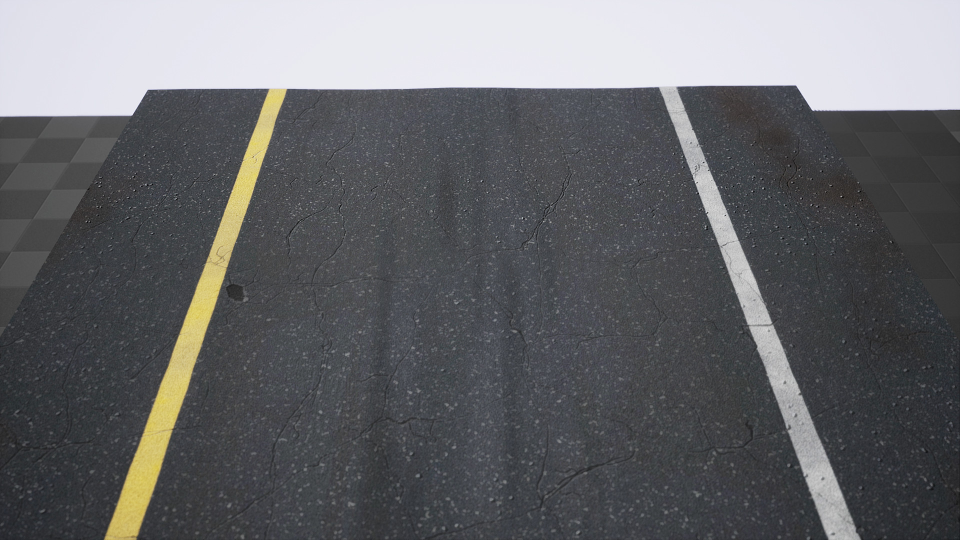
#> input picture Semi-Auto-Cap/OpenCyberCsIImplementation/SampleImage.jpg, 1920 x 1080 px (shown at 1/2 size)
$ python CSI_Example.py
#> lines starting #> are read from the running program, lines starting #| are printed output that depends on the picture; after the words box and inside, x2 and y2 are one past the last pixel; in counts of white or black regions, pixels touching at a corner belong together
"""
Using the NanoCamera with CSI Camera
@author: Ayo Ayibiowu

"""
# from tkinter import Image
import cv2
import numpy as np
from PIL import Image
import io
import nanocamera as nano

def display_lines(frame, lines, line_color=(0, 255, 255), line_width=20):
    line_image = np.zeros_like(frame)
    if lines is not None:
        for line in lines:
            for x1, y1, x2, y2 in line:
                cv2.line(line_image, (x1, y1), (x2, y2), line_color, line_width)
    line_image = cv2.addWeighted(frame, 0.8, line_image, 1, 1)
    return line_image

# Isolate region of interest (Remove unwanted environmental objects/edges.)
def find_region_of_interest(canny_edges):
    height,width = canny_edges.shape
    mask = np.zeros_like(canny_edges)

    # Focusing on certain portion of image (this example is lower half).
    polygon = np.array([[
        (0, height * 1/2),
        (width, height * 1/2),
        (width, height),
        (0, height),
    ]], np.int32)

    cv2.fillPoly(mask, polygon, 255)
    cropped_edges = cv2.bitwise_and(canny_edges, mask)
    return (cropped_edges)

# Function that performs hough transform to find lines.
# Will need to tune later.
def get_line_segements(filter_region_image):


    rho = 1; # Distance precision in pixels
    angle = np.pi / 180 # Angular precision in radians
    min_thresh = 10 # min num of votes.
    line_segments = cv2.HoughLinesP(filter_region_image, rho, angle,
            min_thresh, np.array([]), minLineLength=10, maxLineGap=15)

    return line_segments

def make_points(frame, line):
    height,width,_ = frame.shape
    slope, intercept = line
    y1 = height  # bottom of the frame
    y2 = int(y1 * 1 / 2)  # make points from middle of the frame down

    # bound the coordinates within the frame
    x1 = max(-width, min(2 * width, int((y1 - intercept) / slope)))
    x2 = max(-width, min(2 * width, int((y2 - intercept) / slope)))
    return [[x1, y1, x2, y2]]

def combine_line_segments(frame, line_segments):

    lane_lines_detected = []
    if line_segments is None:
        return lane_lines_detected

    height,width, _ = frame.shape # Review this (wtf is the underscore).
    left_fit = []
    right_fit = []

    boundary = 1/3
    left_region_boundary = width * (1 - boundary) # The left lane segment should be on the left third of the frame.
    right_region_boundary = width * boundary # The right lane segment should be on the right third of the frame.

    for line_segment in line_segments:
        for x1, y1, x2, y2 in line_segment:
            if x1 == x2: # Skips line segments found that are vertical.
                continue
            fit = np.polyfit((x1, x2), (y1, y2), 1)
            slope = fit[0]
            intercept = fit[1]
            if slope < 0:
                if x1 < left_region_boundary and x2 < left_region_boundary:
                    left_fit.append((slope, intercept))
            else:
                if x1 > right_region_boundary and x2 > right_region_boundary:
                    right_fit.append((slope, intercept))

    left_fit_average = np.average(left_fit, axis=0)
    if len(left_fit) > 0:
        lane_lines_detected.append(make_points(frame, left_fit_average))

    right_fit_average = np.average(right_fit, axis=0)
    if len(right_fit) > 0:
        lane_lines_detected.append(make_points(frame, right_fit_average))

    # logging.debug('lane lines: %s' % lane_lines)  # [[[316, 720, 484, 432]], [[1009, 720, 718, 432]]]
    return lane_lines_detected

# Main Loop

if __name__ == '__main__':
    # [11 lines of commented-out code are left out]
    img = Image.open("SampleImage.jpg")
#> img is the input picture: PIL image 1920x1080 RGB; mean R, G, B 101.5, 102.4, 105.1
    # img = Image.open("IMG-5863 (1).jpg")
    # img = Image.open("Test_Lane_img2.jpg")

    img.load()
    frame = np.asarray(img, dtype=np.uint8)

    # Apply Gaussian Blur
    kernel_size = (3, 3)
    gauss_image = cv2.GaussianBlur(frame, kernel_size, 0)

    # Defining color range to remove unwanted colors from images.
    """ Note in the future the ranges should be optimized based on the colors of the roads we are driving on.
        It may be worthwhile/possible to incorporate a calibration sequence in which the color ranges are calculated based on
        the first camera frame received from the camera. It also could be useful to perform this calibration sequence every
        x number of frames received from the camera to account for frequent changes in road color.

    """
    lower_black = np.array([0, 0, 0])
    # upper_black = np.array([227, 100, 70])
    upper_black = np.array([227, 130, 90])

    # Rectangular kernel.
    rectKernel = cv2.getStructuringElement(cv2.MORPH_RECT,(7,7))

    # Tansform gauss image to HSV color.
    hsv_image = cv2.cvtColor(gauss_image, cv2.COLOR_BGR2HSV)
#> hsv_image: shape (1080, 1920, 3); mean H, S, V 18.5, 19.7, 107.4

    # Apply color range to HSV converted image.
    filtered_image = cv2.inRange(hsv_image, lower_black, upper_black)
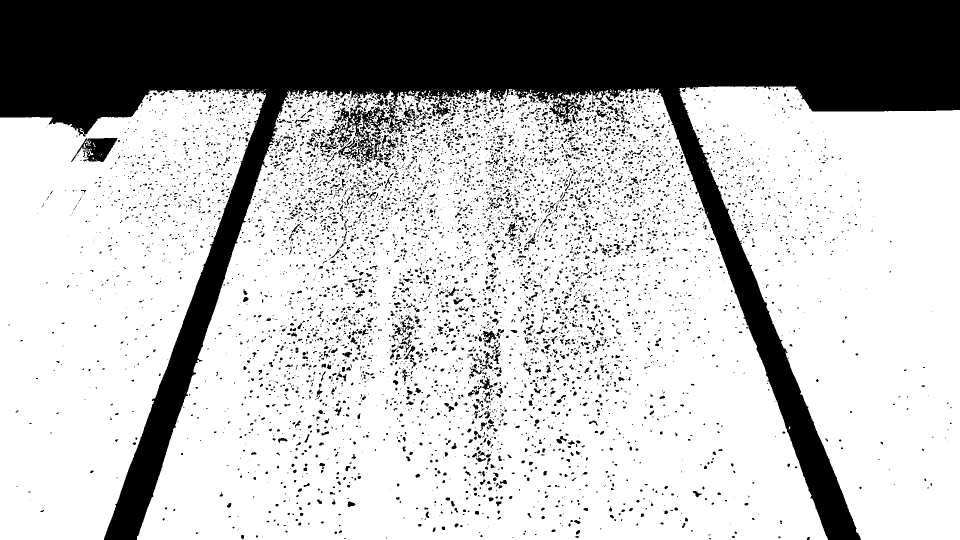
#> filtered_image: shape (1080, 1920) (shown at 1/2 size); 72.6% white; 7149 black regions (6044 under 20 px), largest, box (x1, y1, x2, y2) and area: (0, 0, 1920, 1080) 484798, (142, 276, 235, 324) 2298, (805, 214, 839, 258) 345
    # cv2.imshow(filtered_image, frame)

    # Adds pixels to boundaries of image

    dilated_image = cv2.dilate(filtered_image, rectKernel, iterations=1) # Look at kernel parameter.
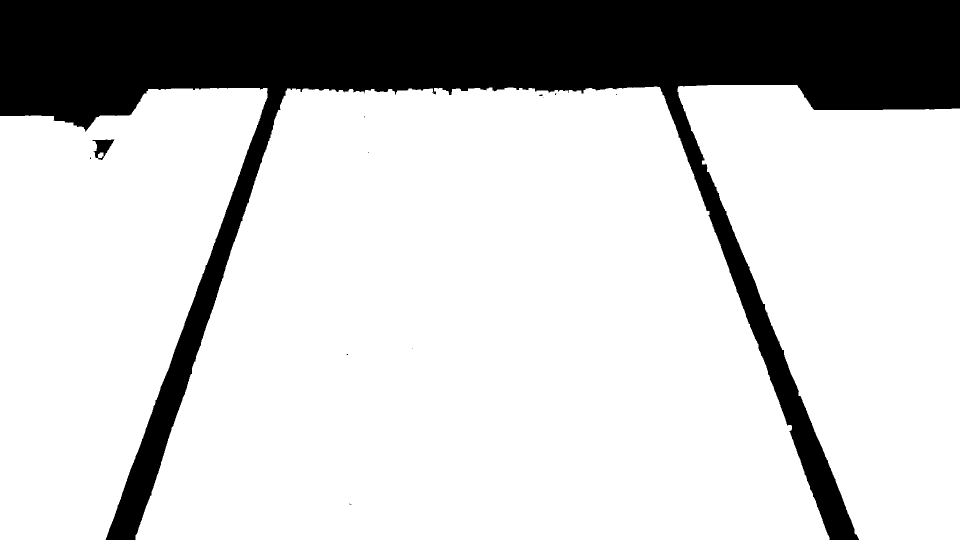
#> dilated_image: shape (1080, 1920) (shown at 1/2 size); 78.3% white; 12 black regions (10 under 20 px), largest, box (x1, y1, x2, y2) and area: (0, 0, 1920, 1080) 448692, (185, 279, 229, 320) 892
    # cv2.imshow(dilated_image, frame)

    # Canny edge detection
    low_thresh = 200
    high_thresh = 400
    canny_edges = cv2.Canny(dilated_image, low_thresh, high_thresh)
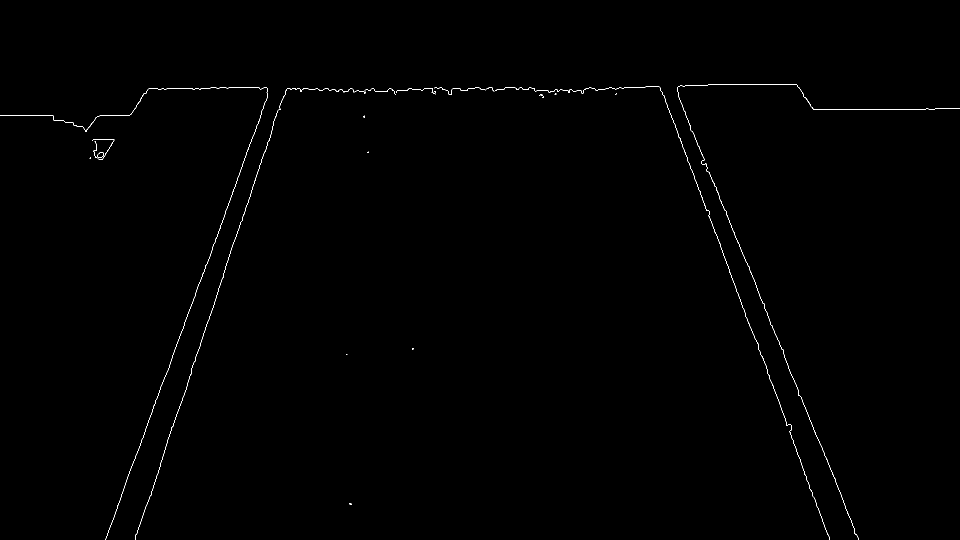
#> canny_edges: shape (1080, 1920) (shown at 1/2 size); 0.3% white in thin lines or dots, all inside (x1, y1, x2, y2) = (0, 169, 1920, 1080)
    # cv2.imshow(canny_edges, frame)

    # Calling function with canny_edges image we found earlier.
    filter_region_image = find_region_of_interest(canny_edges)
#> in find_region_of_interest, `cv2.fillPoly(mask, polygon, 255)`:
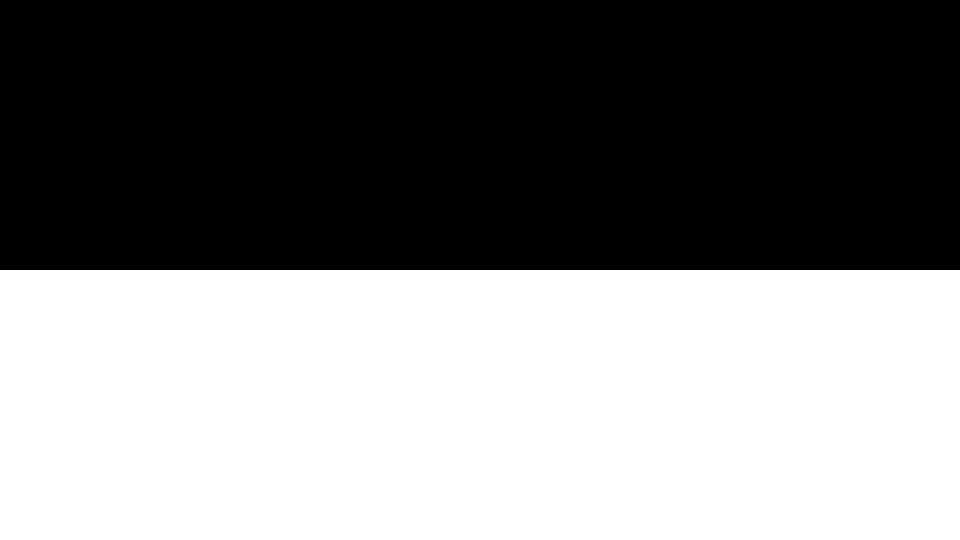
#> mask: shape (1080, 1920) (shown at 1/2 size); 50% white; 1 white region, box (x1, y1, x2, y2) and area: (0, 540, 1920, 1080) 1036800
#> in find_region_of_interest, `cropped_edges = cv2.bitwise_and(canny_edges, mask)`:
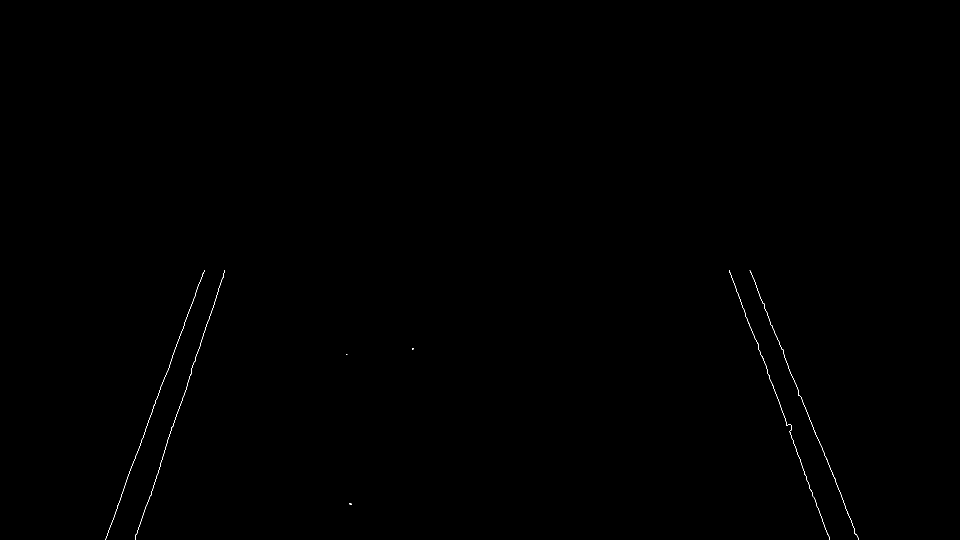
#> cropped_edges: shape (1080, 1920) (shown at 1/2 size); 0.11% white in thin lines or dots, all inside (x1, y1, x2, y2) = (211, 540, 1718, 1080)
    # cv2.imshow(filter_region_image, frame)

    line_segments = get_line_segements(filter_region_image)
#> in get_line_segements, `line_segments = cv2.HoughLinesP(filter_region_image, rho, angle, min_t..`: line_segments = 43 rows, first 6: [327, 761, 405, 547], [1586, 756, 1650, 913], [1652, 915, 1712, 1069], [1546, 771, 1658, 1079], [338, 870, 343, 854], [397, 700, 449, 540]
    # cv2.imshow(line_segments, frame)

    lane_lines = combine_line_segments(frame, line_segments)
#> the loop in combine_line_segments, `for line_segment in line_segments:` made 43 passes
#> line_segment on passes 1 to 12: [[327, 761, 405, 547]], [[1586, 756, 1650, 913]], [[1652, 915, 1712, 1069]], [[1546, 771, 1658, 1079]], [[338, 870, 343, 854]], [[397, 700, 449, 540]], [[1579, 864, 1626, 993]], [[248, 974, 290, 863]], [[1491, 631, 1535, 741]], [[383, 737, 387, 725]], [[321, 927, 330, 899]], [[1524, 602, 1550, 668]]
#> after the loop in combine_line_segments, `for line_segment in line_segments:`: left_fit = 21 items, first 6: (-2.74, 1658.2), (-3.2, 1951.6), (-3.08, 1921.5), (-2.64, 1629.4), (-3, 1886), (-3.11, 1925.7); right_fit = 22 items, first 6: (2.45, -3134.7), (2.57, -3325.1), (2.75, -3480.5), (2.74, -3469.9), (2.5, -3096.5), (2.54, -3266.6)
#> in combine_line_segments, `left_fit_average = np.average(left_fit, axis=0)`: left_fit_average = [-2.86, 1777.4]
#> in make_points, `slope, intercept = line`: slope = -2.86; intercept = 1777.4
#> in make_points, `x1 = max(-width, min(2 * width, int((y1 - intercept) / slope)))`: x1 = 243
#> in make_points, `x2 = max(-width, min(2 * width, int((y2 - intercept) / slope)))`: x2 = 432
#> in combine_line_segments, `right_fit_average = np.average(right_fit, axis=0)`: right_fit_average = [2.68, -3421.2]
#> lane_lines = [[[243, 1080, 432, 540]], [[1681, 1080, 1479, 540]]]


    # Finding approximate middlepoint line.
    lane_x1 = lane_lines.__getitem__(0)[0][0]
#> lane_x1 = 243
    lane_x2 = lane_lines.__getitem__(1)[0][0]
#> lane_x2 = 1681
    lane_y1 = lane_lines.__getitem__(0)[0][2]
#> lane_y1 = 432
    lane_y2 = lane_lines.__getitem__(1)[0][2]
#> lane_y2 = 1479

    middlePoint_x = (lane_x1 + lane_x2) / 2
#> middlePoint_x = 962
    middlePoint_x = round(middlePoint_x)
    middlePoint_y = (lane_y1 + lane_y2) / 2
#> middlePoint_y = 955.5
    middlePoint_y = round(middlePoint_y)
#> middlePoint_y = 956
    lane_lines.append([[middlePoint_x, 1080, middlePoint_y, 540]])


    #Overlaying image on the main frame.
    line_image = display_lines(frame, lane_lines)
#> the loop in display_lines, `for line in lines:` made 3 passes
#> line on passes 1 to 3: [[243, 1080, 432, 540]], [[1681, 1080, 1479, 540]], [[962, 1080, 956, 540]]
#> after the loop in display_lines, `for line in lines:`:
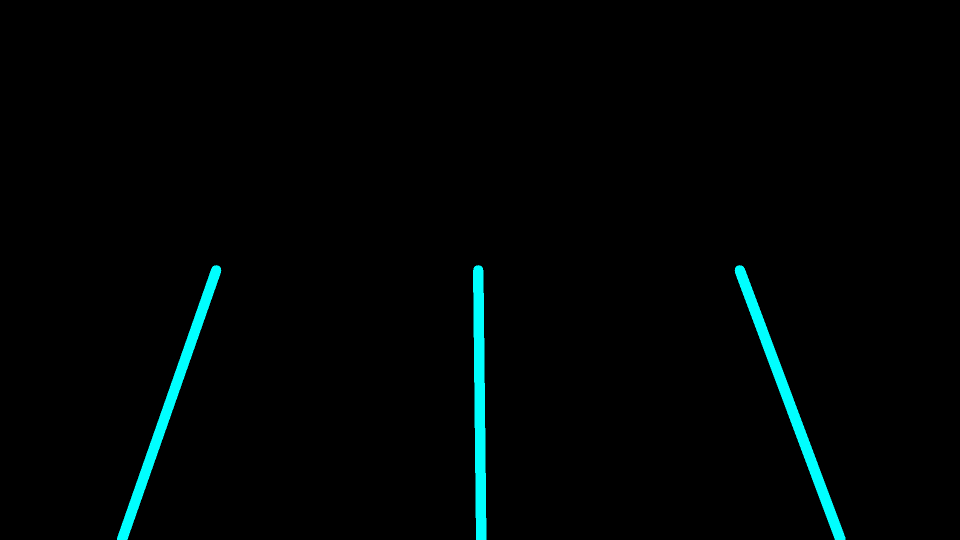
#> line_image: shape (1080, 1920, 3) (shown at 1/2 size); mean of channels 0, 1, 2 0, 4.4, 4.4; drawn as R, G, B
#> in display_lines, `line_image = cv2.addWeighted(frame, 0.8, line_image, 1, 1)`:
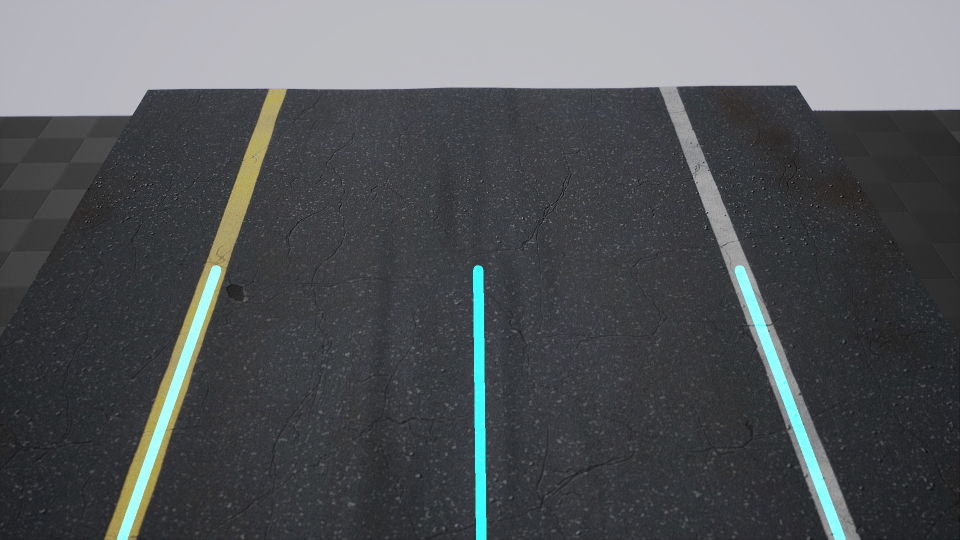
#> line_image: shape (1080, 1920, 3) (shown at 1/2 size); mean R, G, B 82.2, 85.2, 87.8


    # display both the current frame and the fg masks
    cv2.imshow('Frame', frame)
    cv2.waitKey(0)
    cv2.imshow('Canny_Edges', canny_edges)
    cv2.waitKey(0)
    cv2.imshow('Filtered Region of Interest', filter_region_image)
    cv2.waitKey(0)
    cv2.imshow('Line Image', line_image)
    cv2.waitKey(0)

    # [17 lines of commented-out code are left out]
